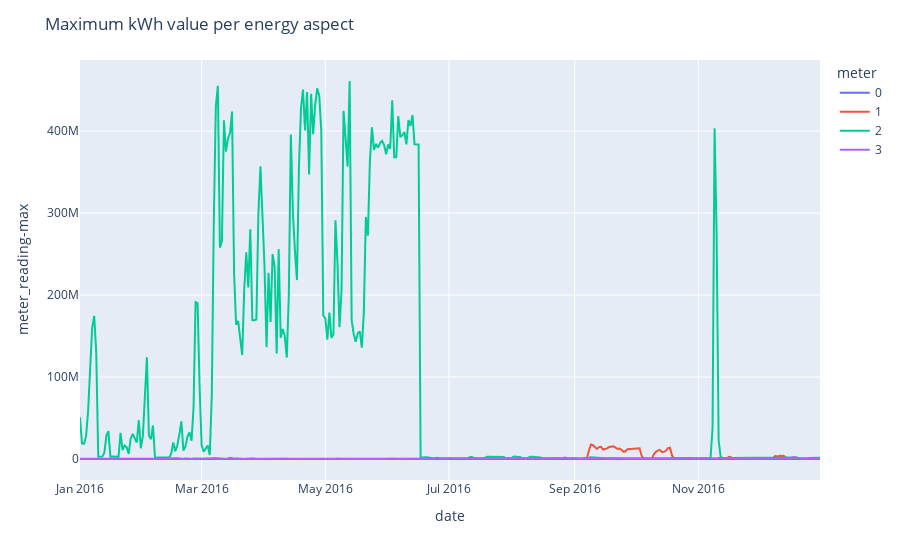

Notebook code for this chart:
### Markdown cell above
- meter=0    **Eletricity**

- meter=1    **Chilledwater**

- meter=2    **Steam**

- meter=3    **Hotwater**

### Code cell
fig_maximum = px.line(daily_train_agg, x='date', y='meter_reading-max', color='meter', render_mode='svg')
fig_maximum.update_layout(title='Maximum kWh value per energy aspect')
fig_maximum.show()

### Figure 1 — Plotly figure (JSON) as saved in the notebook; plotly's stock layout.template omitted (floating-point values rounded to 4 significant figures; data arrays with more than 128 entries replaced by an {"elided": "..."} marker saying what was removed)
{"data": [{"hovertemplate": "meter=0<br>date=%{x}<br>meter_reading-max=%{y}<extra></extra>", "legendgroup": "0", "line": {"color": "#636efa", "dash": "solid"}, "marker": {"symbol": "circle"}, "mode": "lines", "name": "0", "orientation": "v", "showlegend": true, "type": "scatter", "x": {"elided": "366 str values"}, "xaxis": "x", "y": {"elided": "366 float values"}, "yaxis": "y"}, {"hovertemplate": "meter=1<br>date=%{x}<br>meter_reading-max=%{y}<extra></extra>", "legendgroup": "1", "line": {"color": "#EF553B", "dash": "solid"}, "marker": {"symbol": "circle"}, "mode": "lines", "name": "1", "orientation": "v", "showlegend": true, "type": "scatter", "x": {"elided": "366 str values"}, "xaxis": "x", "y": {"elided": "366 float values"}, "yaxis": "y"}, {"hovertemplate": "meter=2<br>date=%{x}<br>meter_reading-max=%{y}<extra></extra>", "legendgroup": "2", "line": {"color": "#00cc96", "dash": "solid"}, "marker": {"symbol": "circle"}, "mode": "lines", "name": "2", "orientation": "v", "showlegend": true, "type": "scatter", "x": {"elided": "366 str values"}, "xaxis": "x", "y": {"elided": "366 float values"}, "yaxis": "y"}, {"hovertemplate": "meter=3<br>date=%{x}<br>meter_reading-max=%{y}<extra></extra>", "legendgroup": "3", "line": {"color": "#ab63fa", "dash": "solid"}, "marker": {"symbol": "circle"}, "mode": "lines", "name": "3", "orientation": "v", "showlegend": true, "type": "scatter", "x": {"elided": "366 str values"}, "xaxis": "x", "y": {"elided": "366 float values"}, "yaxis": "y"}], "layout": {"legend": {"title": {"text": "meter"}, "tracegroupgap": 0}, "margin": {"t": 60}, "title": {"text": "Maximum kWh value per energy aspect"}, "xaxis": {"anchor": "y", "domain": [0, 1], "title": {"text": "date"}}, "yaxis": {"anchor": "x", "domain": [0, 1], "title": {"text": "meter_reading-max"}}}}
